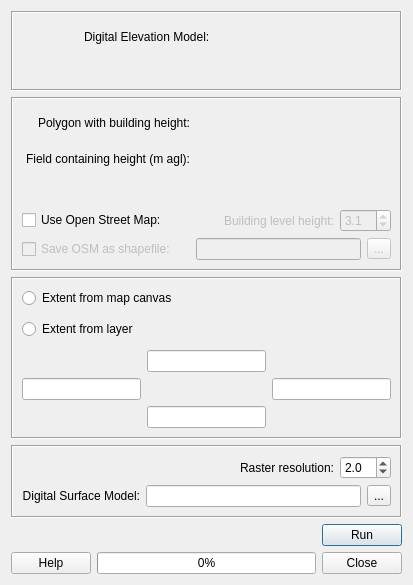
<?xml version="1.0" encoding="UTF-8"?>
<ui version="4.0">
 <class>DSMGeneratorDialogBase</class>
 <widget class="QDialog" name="DSMGeneratorDialogBase">
  <property name="geometry">
   <rect>
    <x>0</x>
    <y>0</y>
    <width>413</width>
    <height>585</height>
   </rect>
  </property>
  <property name="windowTitle">
   <string>DSM Generator</string>
  </property>
  <layout class="QGridLayout" name="gridLayout_6">
   <item row="0" column="0" colspan="3">
    <widget class="QFrame" name="frameRaster">
     <property name="frameShape">
      <enum>QFrame::Box</enum>
     </property>
     <property name="frameShadow">
      <enum>QFrame::Sunken</enum>
     </property>
     <property name="lineWidth">
      <number>1</number>
     </property>
     <layout class="QGridLayout" name="gridLayout">
      <item row="0" column="1">
       <widget class="QLabel" name="labelRaster">
        <property name="text">
         <string>Digital Elevation Model:</string>
        </property>
       </widget>
      </item>
      <item row="0" column="0">
       <spacer name="horizontalSpacer">
        <property name="orientation">
         <enum>Qt::Horizontal</enum>
        </property>
        <property name="sizeHint" stdset="0">
         <size>
          <width>40</width>
          <height>20</height>
         </size>
        </property>
       </spacer>
      </item>
      <item row="0" column="2">
       <widget class="QWidget" name="widgetRaster" native="true">
        <property name="minimumSize">
         <size>
          <width>175</width>
          <height>30</height>
         </size>
        </property>
       </widget>
      </item>
      <item row="1" column="2">
       <spacer name="verticalSpacer_2">
        <property name="orientation">
         <enum>Qt::Vertical</enum>
        </property>
        <property name="sizeHint" stdset="0">
         <size>
          <width>20</width>
          <height>40</height>
         </size>
        </property>
       </spacer>
      </item>
     </layout>
    </widget>
   </item>
   <item row="1" column="0" colspan="3">
    <widget class="QFrame" name="framePolygon">
     <property name="frameShape">
      <enum>QFrame::Box</enum>
     </property>
     <property name="frameShadow">
      <enum>QFrame::Sunken</enum>
     </property>
     <layout class="QGridLayout" name="gridLayout_2">
      <item row="4" column="2">
       <widget class="QToolButton" name="savePolygon">
        <property name="enabled">
         <bool>false</bool>
        </property>
        <property name="text">
         <string>...</string>
        </property>
       </widget>
      </item>
      <item row="4" column="1">
       <widget class="QLineEdit" name="OSMtextOutput">
        <property name="enabled">
         <bool>false</bool>
        </property>
       </widget>
      </item>
      <item row="4" column="0">
       <widget class="QCheckBox" name="checkBoxPolygon">
        <property name="enabled">
         <bool>false</bool>
        </property>
        <property name="text">
         <string>Save OSM as shapefile:</string>
        </property>
       </widget>
      </item>
      <item row="1" column="0">
       <widget class="QLabel" name="labelField">
        <property name="text">
         <string> Field containing height (m agl):</string>
        </property>
        <property name="alignment">
         <set>Qt::AlignRight|Qt::AlignTrailing|Qt::AlignVCenter</set>
        </property>
       </widget>
      </item>
      <item row="3" column="0" colspan="3">
       <layout class="QHBoxLayout" name="horizontalLayout">
        <item>
         <widget class="QCheckBox" name="checkBoxOSM">
          <property name="toolTip">
           <string>Downloads data from OSM and use height information of building polygons (if available) to generate DSM</string>
          </property>
          <property name="text">
           <string>Use Open Street Map:</string>
          </property>
         </widget>
        </item>
        <item>
         <spacer name="horizontalSpacer_2">
          <property name="orientation">
           <enum>Qt::Horizontal</enum>
          </property>
          <property name="sizeHint" stdset="0">
           <size>
            <width>40</width>
            <height>20</height>
           </size>
          </property>
         </spacer>
        </item>
        <item>
         <widget class="QLabel" name="buildingLevelHeight">
          <property name="enabled">
           <bool>false</bool>
          </property>
          <property name="text">
           <string>Building level height:</string>
          </property>
          <property name="alignment">
           <set>Qt::AlignRight|Qt::AlignTrailing|Qt::AlignVCenter</set>
          </property>
         </widget>
        </item>
        <item>
         <widget class="QDoubleSpinBox" name="doubleSpinBoxBldLvl">
          <property name="enabled">
           <bool>false</bool>
          </property>
          <property name="toolTip">
           <string>Height in meters per builsing level</string>
          </property>
          <property name="decimals">
           <number>1</number>
          </property>
          <property name="minimum">
           <double>0.500000000000000</double>
          </property>
          <property name="maximum">
           <double>10.000000000000000</double>
          </property>
          <property name="singleStep">
           <double>0.500000000000000</double>
          </property>
          <property name="value">
           <double>3.100000000000000</double>
          </property>
         </widget>
        </item>
       </layout>
      </item>
      <item row="0" column="0">
       <widget class="QLabel" name="labelPolygon">
        <property name="text">
         <string>Polygon with building height:</string>
        </property>
        <property name="alignment">
         <set>Qt::AlignRight|Qt::AlignTrailing|Qt::AlignVCenter</set>
        </property>
       </widget>
      </item>
      <item row="1" column="1" colspan="2">
       <widget class="QWidget" name="widgetField" native="true">
        <property name="minimumSize">
         <size>
          <width>150</width>
          <height>30</height>
         </size>
        </property>
       </widget>
      </item>
      <item row="0" column="1" colspan="2">
       <widget class="QWidget" name="widgetPolygon" native="true">
        <property name="minimumSize">
         <size>
          <width>175</width>
          <height>30</height>
         </size>
        </property>
       </widget>
      </item>
      <item row="2" column="0">
       <spacer name="verticalSpacer">
        <property name="orientation">
         <enum>Qt::Vertical</enum>
        </property>
        <property name="sizeHint" stdset="0">
         <size>
          <width>20</width>
          <height>40</height>
         </size>
        </property>
       </spacer>
      </item>
     </layout>
    </widget>
   </item>
   <item row="2" column="0" colspan="3">
    <widget class="QFrame" name="frameExtent">
     <property name="frameShape">
      <enum>QFrame::Box</enum>
     </property>
     <property name="frameShadow">
      <enum>QFrame::Sunken</enum>
     </property>
     <layout class="QGridLayout" name="gridLayout_4">
      <item row="0" column="0">
       <widget class="QRadioButton" name="canvasButton">
        <property name="text">
         <string>Extent from map canvas</string>
        </property>
       </widget>
      </item>
      <item row="1" column="0">
       <widget class="QRadioButton" name="layerButton">
        <property name="text">
         <string>Extent from layer</string>
        </property>
       </widget>
      </item>
      <item row="1" column="1">
       <widget class="QWidget" name="widgetLayerExtent" native="true">
        <property name="enabled">
         <bool>false</bool>
        </property>
        <property name="minimumSize">
         <size>
          <width>175</width>
          <height>30</height>
         </size>
        </property>
       </widget>
      </item>
      <item row="2" column="0" colspan="2">
       <layout class="QGridLayout" name="gridLayout_3">
        <item row="0" column="1">
         <widget class="QLineEdit" name="lineEditNorth">
          <property name="toolTip">
           <string>North</string>
          </property>
         </widget>
        </item>
        <item row="1" column="0">
         <widget class="QLineEdit" name="lineEditWest">
          <property name="toolTip">
           <string>West</string>
          </property>
         </widget>
        </item>
        <item row="1" column="2">
         <widget class="QLineEdit" name="lineEditEast">
          <property name="toolTip">
           <string>East</string>
          </property>
         </widget>
        </item>
        <item row="2" column="1">
         <widget class="QLineEdit" name="lineEditSouth">
          <property name="toolTip">
           <string>South</string>
          </property>
         </widget>
        </item>
       </layout>
      </item>
     </layout>
    </widget>
   </item>
   <item row="4" column="2">
    <widget class="QPushButton" name="runButton">
     <property name="text">
      <string>Run</string>
     </property>
    </widget>
   </item>
   <item row="5" column="0">
    <widget class="QPushButton" name="helpButton">
     <property name="text">
      <string>Help</string>
     </property>
    </widget>
   </item>
   <item row="5" column="1">
    <widget class="QProgressBar" name="progressBar">
     <property name="value">
      <number>0</number>
     </property>
     <property name="alignment">
      <set>Qt::AlignCenter</set>
     </property>
    </widget>
   </item>
   <item row="5" column="2">
    <widget class="QPushButton" name="closeButton">
     <property name="text">
      <string>Close</string>
     </property>
    </widget>
   </item>
   <item row="3" column="0" colspan="3">
    <widget class="QFrame" name="frameOutput">
     <property name="toolTip">
      <string/>
     </property>
     <property name="statusTip">
      <string/>
     </property>
     <property name="whatsThis">
      <string/>
     </property>
     <property name="accessibleName">
      <string/>
     </property>
     <property name="accessibleDescription">
      <string/>
     </property>
     <property name="frameShape">
      <enum>QFrame::Box</enum>
     </property>
     <property name="frameShadow">
      <enum>QFrame::Sunken</enum>
     </property>
     <property name="midLineWidth">
      <number>0</number>
     </property>
     <layout class="QGridLayout" name="gridLayout_5">
      <item row="2" column="0">
       <widget class="QLabel" name="labelField_2">
        <property name="text">
         <string>Digital Surface Model:</string>
        </property>
        <property name="alignment">
         <set>Qt::AlignRight|Qt::AlignTrailing|Qt::AlignVCenter</set>
        </property>
       </widget>
      </item>
      <item row="0" column="3" colspan="2">
       <widget class="QDoubleSpinBox" name="spinBox">
        <property name="decimals">
         <number>1</number>
        </property>
        <property name="minimum">
         <double>0.500000000000000</double>
        </property>
        <property name="maximum">
         <double>30.000000000000000</double>
        </property>
        <property name="singleStep">
         <double>0.500000000000000</double>
        </property>
        <property name="value">
         <double>2.000000000000000</double>
        </property>
       </widget>
      </item>
      <item row="2" column="4">
       <widget class="QToolButton" name="saveButton">
        <property name="text">
         <string>...</string>
        </property>
       </widget>
      </item>
      <item row="0" column="2">
       <widget class="QLabel" name="label">
        <property name="layoutDirection">
         <enum>Qt::LeftToRight</enum>
        </property>
        <property name="text">
         <string>Raster resolution:</string>
        </property>
        <property name="alignment">
         <set>Qt::AlignRight|Qt::AlignTrailing|Qt::AlignVCenter</set>
        </property>
       </widget>
      </item>
      <item row="0" column="1">
       <spacer name="horizontalSpacer_3">
        <property name="orientation">
         <enum>Qt::Horizontal</enum>
        </property>
        <property name="sizeHint" stdset="0">
         <size>
          <width>40</width>
          <height>20</height>
         </size>
        </property>
       </spacer>
      </item>
      <item row="2" column="1" colspan="3">
       <widget class="QLineEdit" name="DSMtextOutput"/>
      </item>
     </layout>
    </widget>
   </item>
  </layout>
 </widget>
 <resources/>
 <connections>
  <connection>
   <sender>checkBoxOSM</sender>
   <signal>clicked(bool)</signal>
   <receiver>widgetPolygon</receiver>
   <slot>setDisabled(bool)</slot>
   <hints>
    <hint type="sourcelabel">
     <x>101</x>
     <y>137</y>
    </hint>
    <hint type="destinationlabel">
     <x>189</x>
     <y>107</y>
    </hint>
   </hints>
  </connection>
  <connection>
   <sender>checkBoxOSM</sender>
   <signal>clicked(bool)</signal>
   <receiver>labelPolygon</receiver>
   <slot>setDisabled(bool)</slot>
   <hints>
    <hint type="sourcelabel">
     <x>109</x>
     <y>136</y>
    </hint>
    <hint type="destinationlabel">
     <x>103</x>
     <y>100</y>
    </hint>
   </hints>
  </connection>
  <connection>
   <sender>closeButton</sender>
   <signal>clicked()</signal>
   <receiver>DSMGeneratorDialogBase</receiver>
   <slot>accept()</slot>
   <hints>
    <hint type="sourcelabel">
     <x>334</x>
     <y>480</y>
    </hint>
    <hint type="destinationlabel">
     <x>350</x>
     <y>426</y>
    </hint>
   </hints>
  </connection>
  <connection>
   <sender>checkBoxOSM</sender>
   <signal>clicked(bool)</signal>
   <receiver>labelField</receiver>
   <slot>setDisabled(bool)</slot>
   <hints>
    <hint type="sourcelabel">
     <x>125</x>
     <y>148</y>
    </hint>
    <hint type="destinationlabel">
     <x>105</x>
     <y>127</y>
    </hint>
   </hints>
  </connection>
  <connection>
   <sender>checkBoxOSM</sender>
   <signal>clicked(bool)</signal>
   <receiver>widgetField</receiver>
   <slot>setDisabled(bool)</slot>
   <hints>
    <hint type="sourcelabel">
     <x>125</x>
     <y>148</y>
    </hint>
    <hint type="destinationlabel">
     <x>265</x>
     <y>130</y>
    </hint>
   </hints>
  </connection>
  <connection>
   <sender>checkBoxOSM</sender>
   <signal>clicked(bool)</signal>
   <receiver>doubleSpinBoxBldLvl</receiver>
   <slot>setEnabled(bool)</slot>
   <hints>
    <hint type="sourcelabel">
     <x>125</x>
     <y>140</y>
    </hint>
    <hint type="destinationlabel">
     <x>314</x>
     <y>140</y>
    </hint>
   </hints>
  </connection>
  <connection>
   <sender>checkBoxOSM</sender>
   <signal>clicked(bool)</signal>
   <receiver>buildingLevelHeight</receiver>
   <slot>setEnabled(bool)</slot>
   <hints>
    <hint type="sourcelabel">
     <x>125</x>
     <y>140</y>
    </hint>
    <hint type="destinationlabel">
     <x>234</x>
     <y>140</y>
    </hint>
   </hints>
  </connection>
  <connection>
   <sender>checkBoxOSM</sender>
   <signal>clicked(bool)</signal>
   <receiver>checkBoxPolygon</receiver>
   <slot>setEnabled(bool)</slot>
   <hints>
    <hint type="sourcelabel">
     <x>125</x>
     <y>140</y>
    </hint>
    <hint type="destinationlabel">
     <x>69</x>
     <y>169</y>
    </hint>
   </hints>
  </connection>
  <connection>
   <sender>checkBoxPolygon</sender>
   <signal>clicked(bool)</signal>
   <receiver>OSMtextOutput</receiver>
   <slot>setEnabled(bool)</slot>
   <hints>
    <hint type="sourcelabel">
     <x>69</x>
     <y>169</y>
    </hint>
    <hint type="destinationlabel">
     <x>207</x>
     <y>169</y>
    </hint>
   </hints>
  </connection>
  <connection>
   <sender>checkBoxPolygon</sender>
   <signal>clicked(bool)</signal>
   <receiver>savePolygon</receiver>
   <slot>setEnabled(bool)</slot>
   <hints>
    <hint type="sourcelabel">
     <x>69</x>
     <y>169</y>
    </hint>
    <hint type="destinationlabel">
     <x>319</x>
     <y>169</y>
    </hint>
   </hints>
  </connection>
  <connection>
   <sender>layerButton</sender>
   <signal>toggled(bool)</signal>
   <receiver>widgetLayerExtent</receiver>
   <slot>setEnabled(bool)</slot>
   <hints>
    <hint type="sourcelabel">
     <x>75</x>
     <y>248</y>
    </hint>
    <hint type="destinationlabel">
     <x>245</x>
     <y>250</y>
    </hint>
   </hints>
  </connection>
 </connections>
</ui>
